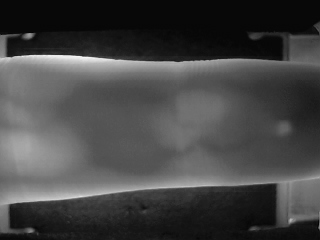
#> input picture Finger Vein Database/001/left/index_1.bmp, 320 x 240 px, found by its file name; its folder holds only this picture in this run
$ python ui.py
#> lines starting #> are read from the running program, lines starting #| are printed output that depends on the picture; after the words box and inside, x2 and y2 are one past the last pixel; in counts of white or black regions, pixels touching at a corner belong together
import cv2
import os
import numpy as np

# --- 1. CONFIGURATION & SETUP ---
dataset_path = r"C:\Users\dagab\Desktop\vein-mapper\Finger Vein Database\002\left"

# Window Setup for Fullscreen
window_name = "VeinMapper Dashboard"
cv2.namedWindow(window_name, cv2.WINDOW_NORMAL)
cv2.setWindowProperty(window_name, cv2.WND_PROP_FULLSCREEN, cv2.WINDOW_FULLSCREEN)

# Load Images
images = []
try:
    file_list = os.listdir(dataset_path)
    images = [f for f in file_list if f.endswith(('.bmp', '.png', '.jpg'))]
    print(f"System Ready. Loaded {len(images)} patient files.")
except FileNotFoundError:
    print("CRITICAL ERROR: Dataset path not found. Please check your path.")
    exit()

# --- 2. HELPER FUNCTIONS ---

def filter_points(points, min_dist=15):
    """Removes dots that are too close to each other to reduce clutter."""
    clean_points = []
    for p in points:
        is_clutter = False
        for saved_p in clean_points:
            dist = np.sqrt((p[0]-saved_p[0])**2 + (p[1]-saved_p[1])**2)
            if dist < min_dist:
                is_clutter = True
                break
        if not is_clutter:
            clean_points.append(p)
    return clean_points

def create_dashboard(original, enhanced, binary, skeleton, final_map, filename):
    """Builds the futuristic Medical Command Center UI with a gradient background."""
    # Scaling Factors
    MAIN_SCALE = 2.0
    THUMB_SCALE = 0.8

    # Prepare Images
    h, w = original.shape[:2]
    main_w, main_h = int(w * MAIN_SCALE), int(h * MAIN_SCALE)
    thumb_w, thumb_h = int(w * THUMB_SCALE), int(h * THUMB_SCALE)

    img_large = cv2.resize(original, (main_w, main_h), interpolation=cv2.INTER_CUBIC)
    final_large = cv2.resize(final_map, (main_w, main_h), interpolation=cv2.INTER_NEAREST)
    img_large_color = cv2.cvtColor(img_large, cv2.COLOR_GRAY2BGR)

    thumb_enhanced = cv2.cvtColor(cv2.resize(enhanced, (thumb_w, thumb_h), interpolation=cv2.INTER_NEAREST), cv2.COLOR_GRAY2BGR)
    thumb_binary = cv2.cvtColor(cv2.resize(binary, (thumb_w, thumb_h), interpolation=cv2.INTER_NEAREST), cv2.COLOR_GRAY2BGR)
    thumb_skeleton = cv2.cvtColor(cv2.resize(skeleton, (thumb_w, thumb_h), interpolation=cv2.INTER_NEAREST), cv2.COLOR_GRAY2BGR)

    # --- Create Gradient Background ---
    canvas_w = (main_w * 2) + 40
    canvas_h = 80 + main_h + 40 + thumb_h + 40

    # Define Top Color (Professional Blue-Grey) and Bottom Color (Dark Grey) in BGR
    top_color = np.array([70, 50, 50])
    bot_color = np.array([25, 25, 25])

    # Generate vertical gradient ramp using NumPy linear space
    ramp = np.linspace(top_color, bot_color, canvas_h).astype(np.uint8)
    # Tile it across the width to create the full image
    dashboard = np.tile(ramp[:, None, :], (1, canvas_w, 1))

    # --- Place Elements ---
    # Main Images
    dashboard[80:80+main_h, 20:20+main_w] = img_large_color
    dashboard[80:80+main_h, 20+main_w+10:20+main_w+10+main_w] = final_large

    # Thumbnails
    y_thumb = 80 + main_h + 20
    gap = 20
    start_x = (canvas_w - (thumb_w * 3 + gap * 2)) // 2

    dashboard[y_thumb:y_thumb+thumb_h, start_x:start_x+thumb_w] = thumb_enhanced
    dashboard[y_thumb:y_thumb+thumb_h, start_x+thumb_w+gap:start_x+thumb_w*2+gap] = thumb_binary
    dashboard[y_thumb:y_thumb+thumb_h, start_x+thumb_w*2+gap*2:start_x+thumb_w*3+gap*2] = thumb_skeleton

    # --- Add Text UI with Better Fonts ---
    # Main Title (Thick, bold font)
    cv2.putText(dashboard, "VEIN MAPPER PRO - DIAGNOSTICS MODE", (20, 45), cv2.FONT_HERSHEY_TRIPLEX, 1.0, (0, 255, 0), 2)
    # Subtitle (Cleaner font)
    cv2.putText(dashboard, f"Patient Data ID: {filename}", (20, 70), cv2.FONT_HERSHEY_DUPLEX, 0.6, (220, 220, 220), 1)

    # Thumbnail Labels
    font_s = 0.5
    cv2.putText(dashboard, "Stage 1: Contrast Enhancement", (start_x, y_thumb - 8), cv2.FONT_HERSHEY_DUPLEX, font_s, (255, 255, 100), 1)
    cv2.putText(dashboard, "Stage 2: Vein Extraction", (start_x+thumb_w+gap, y_thumb - 8), cv2.FONT_HERSHEY_DUPLEX, font_s, (255, 255, 100), 1)
    cv2.putText(dashboard, "Stage 3: Skeletonization", (start_x+thumb_w*2+gap*2, y_thumb - 8), cv2.FONT_HERSHEY_DUPLEX, font_s, (255, 255, 100), 1)

    # --- Add Instructions ---
    instruction_text = "[SPACE]: Next Image  |  [Q]: Quit Application"
    # Calculate position for bottom right
    text_size = cv2.getTextSize(instruction_text, cv2.FONT_HERSHEY_DUPLEX, 0.7, 1)[0]
    text_x = canvas_w - text_size[0] - 30
    text_y = canvas_h - 20
    cv2.putText(dashboard, instruction_text, (text_x, text_y), cv2.FONT_HERSHEY_DUPLEX, 0.7, (100, 255, 100), 1)

    return dashboard

# --- 3. MAIN PROCESSING LOOP ---

for image_file in images:
    full_path = os.path.join(dataset_path, image_file)
    frame = cv2.imread(full_path)
#> frame is the input picture: shape (240, 320, 3); min 3, max 246, mean 69.1
    if frame is None: continue

    # A. CROP
    height, width = frame.shape[:2]
#> height = 240; width = 320
    frame = frame[60:height-60, :]
#> frame: shape (120, 320, 3)

    # B. PRE-PROCESSING
    gray = cv2.cvtColor(frame, cv2.COLOR_BGR2GRAY)
    clahe = cv2.createCLAHE(clipLimit=2.0, tileGridSize=(8, 8))
    enhanced = clahe.apply(gray)
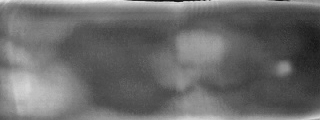
#> enhanced: shape (120, 320); min 11, max 242, mean 106.7
    veins = cv2.adaptiveThreshold(enhanced, 255, cv2.ADAPTIVE_THRESH_GAUSSIAN_C, cv2.THRESH_BINARY_INV, 51, 5)
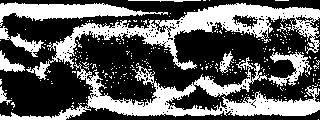
#> veins: shape (120, 320); 36.8% white; 299 white regions (290 under 20 px), largest, box (x1, y1, x2, y2) and area: (26, 3, 320, 80) 5100, (0, 57, 320, 120) 5091, (0, 2, 168, 27) 1780

    # C. MASKING
    _, binary_mask = cv2.threshold(gray, 30, 255, cv2.THRESH_BINARY)
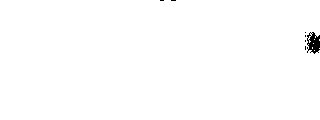
#> binary_mask: shape (120, 320); 99.4% white; 7 black regions (6 under 20 px)
    contours, _ = cv2.findContours(binary_mask, cv2.RETR_EXTERNAL, cv2.CHAIN_APPROX_SIMPLE)
#> contours = 7 contours, 6 with area under 20; largest, box (x1, y1, x2, y2) and area: (0, 0, 320, 120) 37746
    mask = np.zeros_like(gray)
    if contours:
        largest_contour = max(contours, key=cv2.contourArea)
#> largest_contour = contour of 59 points, box (x1, y1, x2, y2) (0, 0, 320, 120), area 37746
        cv2.drawContours(mask, [largest_contour], -1, 255, thickness=cv2.FILLED)
#> mask: shape (120, 320); 99.5% white; 3 black regions (2 under 20 px), largest, box (x1, y1, x2, y2) and area: (307, 32, 320, 54) 185
        mask = cv2.erode(mask, np.ones((5,5), np.uint8), iterations=3)
#> mask: shape (120, 320); 97.9% white; 2 black regions, box (x1, y1, x2, y2) and area: (301, 26, 320, 60) 596, (154, 0, 182, 7) 196

    clean_veins = cv2.bitwise_and(veins, veins, mask=mask)
#> clean_veins: shape (120, 320); 36% white; 295 white regions (285 under 20 px), largest, box (x1, y1, x2, y2) and area: (0, 57, 320, 120) 5091, (26, 3, 320, 80) 4871, (0, 2, 168, 27) 1780
    closing_kernel = cv2.getStructuringElement(cv2.MORPH_ELLIPSE, (8,8))
    clean_veins = cv2.morphologyEx(clean_veins, cv2.MORPH_CLOSE, closing_kernel)
#> clean_veins: shape (120, 320); 53.6% white; 28 black regions, largest, box (x1, y1, x2, y2) and area: (0, 62, 91, 117) 3250, (175, 30, 265, 65) 2380, (128, 40, 202, 92) 1628

    # D. SKELETONIZATION
    skeleton = np.zeros(clean_veins.shape, np.uint8)
    element = cv2.getStructuringElement(cv2.MORPH_CROSS, (3,3))
    temp_img = clean_veins.copy()
    while True:
        eroded = cv2.erode(temp_img, element)
        temp = cv2.dilate(eroded, element)
        temp = cv2.subtract(temp_img, temp)
        skeleton = cv2.bitwise_or(skeleton, temp)
        temp_img = eroded.copy()
        if cv2.countNonZero(temp_img) == 0: break
#> eroded: shape (120, 320); every value is 0
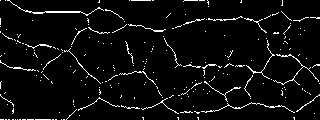
#> skeleton: shape (120, 320); 4.9% white in thin lines or dots

    # E. FEATURE EXTRACTION
    rgb_skeleton = cv2.cvtColor(skeleton, cv2.COLOR_GRAY2BGR)
#> rgb_skeleton: shape (120, 320, 3); 4.9% white in thin lines or dots
    skeleton_bool = skeleton // 255
#> skeleton_bool: shape (120, 320); values 0 (black) and 1 (white), 4.9% white in thin lines or dots
    rows, cols = np.nonzero(skeleton_bool)
#> rows = 1864 values from 0 to 119; cols = 1864 values, max 319 at index 281, min 0 at index 0, mean 162.3
    bifurcations = []
    endpoints = []
    for r, c in zip(rows, cols):
        if r == 0 or r == skeleton.shape[0]-1 or c == 0 or c == skeleton.shape[1]-1: continue
        window = skeleton_bool[r-1:r+2, c-1:c+2]
        neighbors = np.sum(window) - 1
        if neighbors == 1: endpoints.append((c,r))
        elif neighbors >= 3: bifurcations.append((c,r))
#> this loop made 1864 passes
#> (r, c) on passes 1 to 3: (0, 0), (0, 5), (0, 7)
#> after the loop, bifurcations = 753 pairs, first value 1 to 318, second value 1 to 118; endpoints = 171 pairs, first value 1 to 318, second value 1 to 113

    # F. FILTERING & DRAWING
    clean_reds = filter_points(bifurcations, min_dist=20)
#> the loop in filter_points, `for p in points:` made 753 passes
#> p on passes 1 to 3: (99, 1), (208, 1), (241, 1)
#> after the loop in filter_points, `for p in points:`: clean_points = 48 pairs, first value 1 to 318, second value 1 to 118
#> clean_reds has the same summary as clean_points in filter_points
    clean_blues = filter_points(endpoints, min_dist=20)
#> the loop in filter_points (call 2), `for p in points:` made 171 passes
#> p on passes 1 to 3: (183, 1), (208, 4), (103, 10)
#> clean_blues = 41 pairs, first value 1 to 318, second value 1 to 112
    for pt in clean_reds: cv2.circle(rgb_skeleton, pt, 3, (0, 0, 255), -1)
#> this loop made 48 passes
#> pt on passes 1 to 12: (99, 1), (208, 1), (241, 1), (282, 4), (18, 7), (45, 11), (65, 11), (317, 17), (88, 19), (196, 19), (219, 19), (250, 19)
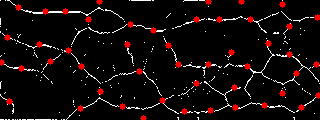
#> rgb_skeleton: shape (120, 320, 3); mean B, G, R 10.1, 10.1, 19.1
    for pt in clean_blues: cv2.circle(rgb_skeleton, pt, 3, (255, 0, 0), -1)
#> this loop made 41 passes
#> pt on passes 1 to 12: (183, 1), (208, 4), (103, 10), (281, 11), (166, 17), (308, 17), (244, 18), (123, 19), (75, 28), (2, 33), (284, 34), (164, 38)
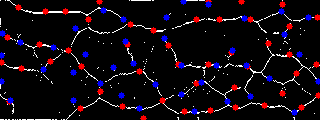
#> rgb_skeleton: shape (120, 320, 3); 3.03% of pixels changed, all inside (x1, y1, x2, y2) = (0, 0, 320, 116)

    # --- 4. DISPLAY DASHBOARD ---
    final_ui = create_dashboard(gray, enhanced, clean_veins, skeleton, rgb_skeleton, image_file)
#> in create_dashboard, `thumb_binary = cv2.cvtColor(cv2.resize(binary, (thumb_w, thumb_h), int..`: thumb_binary: shape (96, 256, 3); 53.7% white; 28 black regions (1 under 20 px), largest, box (x1, y1, x2, y2) and area: (0, 50, 73, 94) 2077, (140, 24, 212, 52) 1518, (103, 32, 162, 74) 1033
#> in create_dashboard, `thumb_skeleton = cv2.cvtColor(cv2.resize(skeleton, (thumb_w, thumb_h),..`: thumb_skeleton: shape (96, 256, 3); 4.8% white in thin lines or dots
#> in create_dashboard, `text_size = cv2.getTextSize(instruction_text, cv2.FONT_HERSHEY_DUPLEX,..`: text_size = (519, 16)
#> in create_dashboard, `text_x = canvas_w - text_size[0] - 30`: text_x = 771
#> in create_dashboard, `cv2.putText(dashboard, instruction_text, (text_x, text_y), cv2.FONT_HE..`:
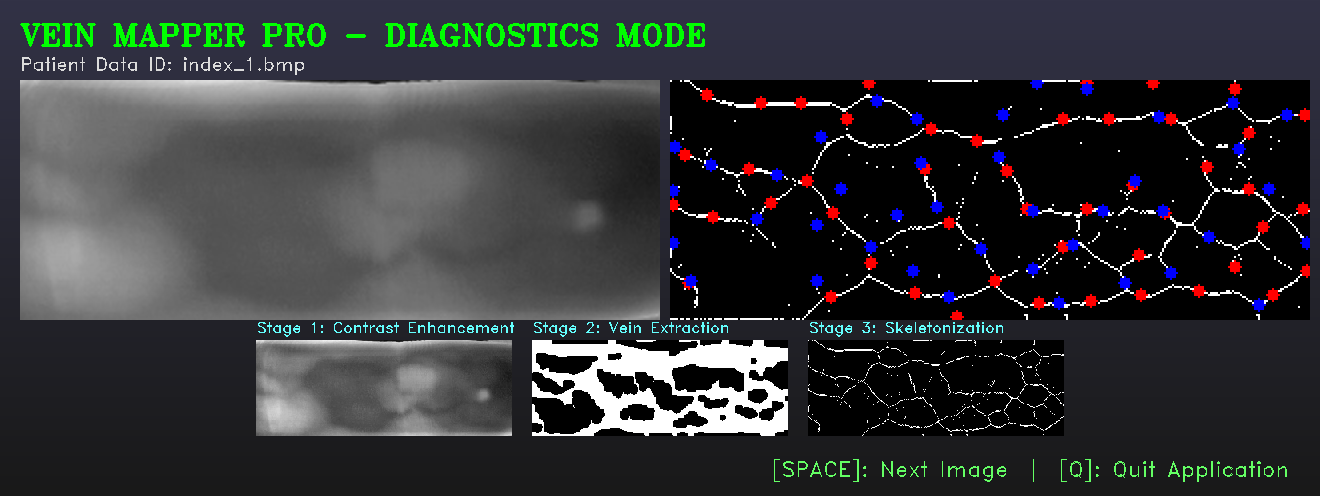
#> dashboard: shape (496, 1320, 3); mean B, G, R 55.5, 53.1, 51.5
    cv2.imshow(window_name, final_ui)

    # Controls: Wait for SPACE or Q
    key = cv2.waitKey(0) & 0xFF
#> (key q is pressed here)
    if key == ord('q'): break
    # Note: Any other key (like SPACE) will just continue the loop

cv2.destroyAllWindows()
